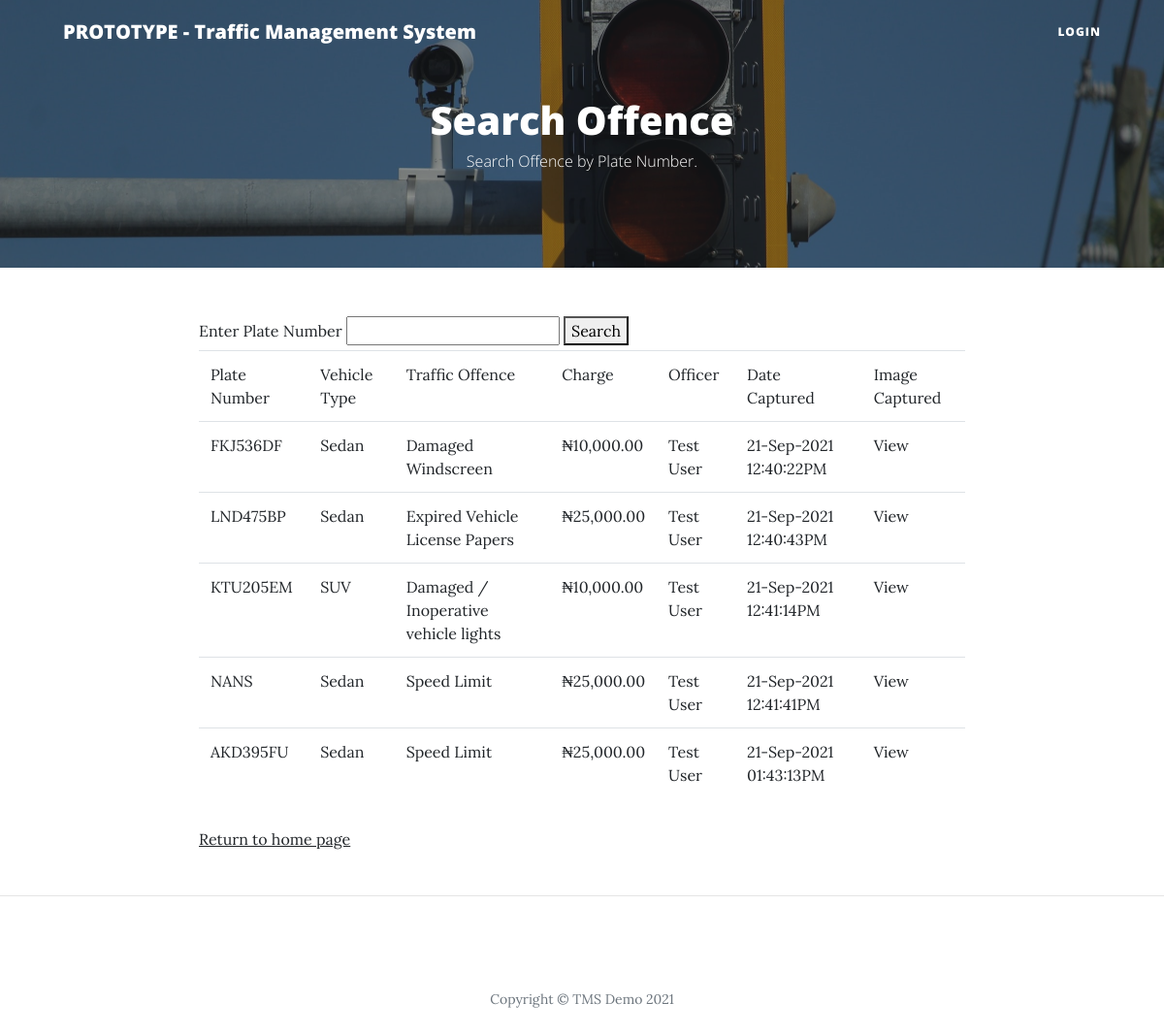
Screenshot of /search with the database file from the repository.
### main.py (models this page shows)
class Bookings(db.Model):
    __tablename__ = "traffic_bookings"
    id = db.Column(db.Integer, primary_key=True)
    officer_id = db.Column(db.Integer, db.ForeignKey("users.id"), nullable=False)
    officer = relationship("User", back_populates="booking_officer")
    offence_id = db.Column(db.Integer, db.ForeignKey("traffic_offence.id"), nullable=False)
    offence = relationship("Offence", back_populates="offence_booking")
    plate_no = db.Column(db.String(250), nullable=False)
    vehicle_type = db.Column(db.String(250), nullable=True)
    vehicle_model = db.Column(db.String(250), nullable=True)
    vehicle_make = db.Column(db.String(250), nullable=True)
    vehicle_color = db.Column(db.String(250), nullable=True)
    vehicle_orientation = db.Column(db.String(250), nullable=True)
    comment = db.Column(db.Text, nullable=True)
    img = db.Column(db.String(250), nullable=False)
    date_created = db.Column(db.DateTime, nullable=False)

class Offence(db.Model):
    __tablename__ = "traffic_offence"
    id = db.Column(db.Integer, primary_key=True)
    offence_name = db.Column(db.String(250), nullable=False)
    offence_booking = relationship("Bookings", back_populates="offence")
    offence_desc = db.Column(db.Text, nullable=True)
    fees = db.Column(db.Float, nullable=False)
    date_created = db.Column(db.DateTime, nullable=False)

class User(UserMixin, db.Model):
    __tablename__ = "users"
    id = db.Column(db.Integer, primary_key=True)
    name = db.Column(db.String(250), nullable=False)
    email = db.Column(db.String(250), unique=True, nullable=False)
    username = db.Column(db.String(250), unique=True, nullable=False)
    booking_officer = relationship("Bookings", back_populates="officer")
    password = db.Column(db.String(250), nullable=False)
    date_created = db.Column(db.DateTime, nullable=False)

### main.py (the view)
@app.route('/search', methods=["GET", "POST"])
def search_offence():
    search_form = SearchForm()
    if search_form.validate_on_submit():
        search_query = search_form.search_value.data
        search_result = Bookings.query.filter_by(plate_no=search_query).all()
        list_of_rows = [
            ['Plate Number', 'Vehicle Type', 'Traffic Offence', 'Charge', 'Officer', 'Date Captured', 'Image Captured']]
        for row in search_result:
            new_row = [row.plate_no,
                       row.vehicle_type,
                       Offence.query.get(row.offence_id).offence_name,
                       "₦{:,.2f}".format(Offence.query.get(row.offence_id).fees),
                       User.query.get(row.officer_id).name,
                       row.date_created.strftime("%d-%b-%Y %I:%M:%S%p"),
                       row.img]
            list_of_rows.append(new_row)
        return render_template("search.html", form=search_form, result=list_of_rows, query=search_query)
    else:
        list_of_rows = [
            ['Plate Number', 'Vehicle Type', 'Traffic Offence', 'Charge', 'Officer', 'Date Captured', 'Image Captured']]
        query = Bookings.query.limit(20).all()
        for row in query:
            new_row = [row.plate_no,
                       row.vehicle_type,
                       Offence.query.get(row.offence_id).offence_name,
                       "₦{:,.2f}".format(Offence.query.get(row.offence_id).fees),
                       User.query.get(row.officer_id).name,
                       row.date_created.strftime("%d-%b-%Y %I:%M:%S%p"),
                       row.img]
            list_of_rows.append(new_row)
        return render_template("search.html", form=search_form, result=list_of_rows)

### forms.py
class SearchForm(FlaskForm):
    search_value = StringField("Enter Plate Number", validators=[DataRequired()])
    submit = SubmitField("Search")

### templates/search.html (shortened to what this page needs)
{% include "header.html" %}
<header class="masthead" style="background-image: url('{{ url_for('static', filename='img/traffic-light.jpg')}}')">
    <div class="overlay"></div>
    <div class="container">
        <div class="row">
            <div class="col-lg-8 col-md-10 mx-auto">
                <div class="site-heading">
                    <h1>Search Offence</h1>
                    <span class="subheading">Search Offence by Plate Number.</span>
                </div>
            </div>
        </div>
    </div>
</header>
    <div class="row">
        <div class="col-lg-8 col-md-10 mx-auto">
            <form method="POST" action="">
                {{ form.search_value.label }} {{ form.search_value }}
                <button>Search</button>
                {% if result%}
                <table class="table">
                    {% for row in result %}
                    <tr>
                        {% for item in row %}
                          {% if item[:7] == "static/" %}
                          <td><a href="{{ item }}">View</a></td>
                          {% else %}
                          <td>{{ item }}</td>
                          {% endif %}
                        {% endfor %}
                    </tr>
                    {% endfor %}
                </table>
                {% endif %}
                <p><a href="{{ url_for('capture_image') }}">Return to home page</a></p>
            </form>
        </div>
    </div>
<hr>
{% include "footer.html" %}

### templates/header.html (shortened to what this page needs)
<!DOCTYPE html>
<html lang="en">
<head>
  <link href="{{ url_for('static', filename='vendor/bootstrap/css/bootstrap.min.css') }}" rel="stylesheet">
  <link href="{{ url_for('static', filename='vendor/fontawesome-free/css/all.min.css')}}" rel="stylesheet" type="text/css">
  <link href="{{ url_for('static', filename='css/clean-blog.min.css')}}" rel="stylesheet">
</head>
<body>
  <nav class="navbar navbar-expand-lg navbar-light fixed-top" id="mainNav">
    <div class="container">
      <a class="navbar-brand" href="{{url_for('login')}}">PROTOTYPE - Traffic Management System</a>
      <div class="collapse navbar-collapse" id="navbarResponsive">
        <ul class="navbar-nav ml-auto">
          {% if not current_user.is_authenticated %}
          <li class="nav-item">
            <a class="nav-link" href="{{ url_for('login') }}">Login</a>
          </li>
          {% else %}
          <li class="nav-item">
            <a class="nav-link" href="{{ url_for('logout') }}">Log Out</a>
          </li>
          {% endif %}
        </ul>
      </div>
    </div>
  </nav>

### templates/footer.html (shortened to what this page needs)
  <footer>
    <div class="container">
      <div class="row">
        <div class="col-lg-8 col-md-10 mx-auto">
          <p class="copyright text-muted">Copyright &copy; TMS Demo 2021</p>
        </div>
      </div>
    </div>
  </footer>
</body>
</html>

### rows the page displays
Bookings: plate_no "FKJ536DF", vehicle_type "Sedan"
Offence: offence_name "Damaged Windscreen"
User: name "Test User"
Bookings: plate_no "LND475BP", vehicle_type "Sedan"
Offence: offence_name "Expired Vehicle License Papers"
Bookings: plate_no "KTU205EM", vehicle_type "SUV"
Offence: offence_name "Damaged / Inoperative vehicle lights"
Bookings: plate_no "NANS", vehicle_type "Sedan"
Offence: offence_name "Speed Limit"
Bookings: plate_no "AKD395FU", vehicle_type "Sedan"

### other values shown
{{ item }} "Plate Number" "Vehicle Type" "Traffic Offence" "Charge" "Officer" "Date Captured" "Image Captured" "₦10,000.00" "21-Sep-2021 12:40:22PM" "₦25,000.00" "21-Sep-2021 12:40:43PM" "₦10,000.00" "21-Sep-2021 12:41:14PM" "₦25,000.00" "21-Sep-2021 12:41:41PM" "₦25,000.00" "21-Sep-2021 01:43:13PM"
